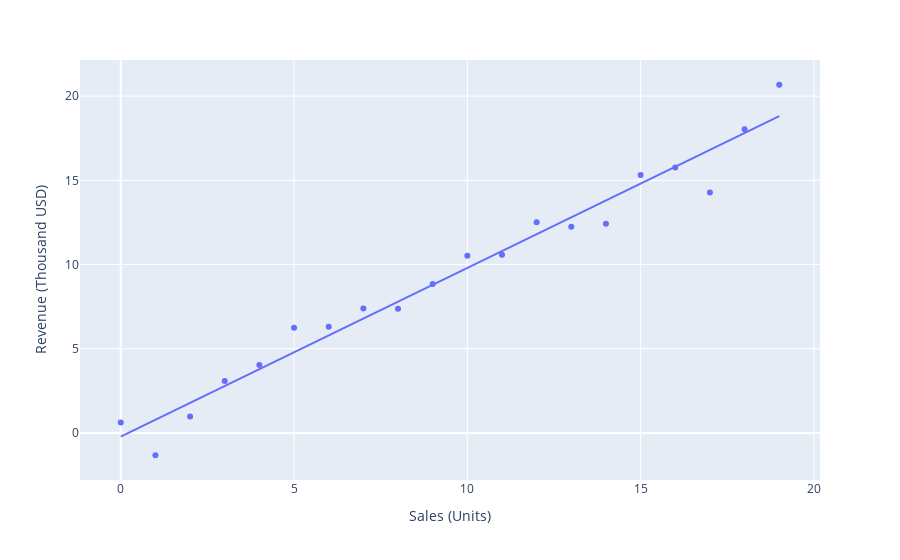

Here is the notebook cell this chart was saved with:
### Code cell
fig = px.scatter(x=xs[:,0], y= ys, 
                trendline = 'ols', 
                labels={'x':'Sales (Units)', 'y':'Revenue (Thousand USD)'})
fig.show()

### Figure 1 — Plotly figure (JSON) as saved in the notebook; plotly's stock layout.template omitted (floating-point values rounded to 4 significant figures)
{"data": [{"hovertemplate": "Sales (Units)=%{x}<br>Revenue (Thousand USD)=%{y}<extra></extra>", "legendgroup": "", "marker": {"color": "#636efa", "symbol": "circle"}, "mode": "markers", "name": "", "orientation": "v", "showlegend": false, "type": "scatter", "x": [0, 1, 2, 3, 4, 5, 6, 7, 8, 9, 10, 11, 12, 13, 14, 15, 16, 17, 18, 19], "xaxis": "x", "y": [0.62, -1.324, 0.9824, 3.088, 4.039, 6.246, 6.311, 7.393, 7.37, 8.839, 10.52, 10.59, 12.51, 12.25, 12.43, 15.31, 15.77, 14.28, 18.03, 20.68], "yaxis": "y"}, {"hovertemplate": "<b>OLS trendline</b><br>y = 1.00192 * x + -0.221742<br>R<sup>2</sup>=0.967612<br><br>Sales (Units)=%{x}<br>Revenue (Thousand USD)=%{y} <b>(trend)</b><extra></extra>", "legendgroup": "", "marker": {"color": "#636efa", "symbol": "circle"}, "mode": "lines", "name": "", "showlegend": false, "type": "scatter", "x": [0, 1, 2, 3, 4, 5, 6, 7, 8, 9, 10, 11, 12, 13, 14, 15, 16, 17, 18, 19], "xaxis": "x", "y": [-0.2217, 0.7802, 1.782, 2.784, 3.786, 4.788, 5.79, 6.792, 7.794, 8.795, 9.797, 10.8, 11.8, 12.8, 13.81, 14.81, 15.81, 16.81, 17.81, 18.81], "yaxis": "y"}], "layout": {"legend": {"tracegroupgap": 0}, "margin": {"t": 60}, "xaxis": {"anchor": "y", "domain": [0, 1], "title": {"text": "Sales (Units)"}}, "yaxis": {"anchor": "x", "domain": [0, 1], "title": {"text": "Revenue (Thousand USD)"}}}}
